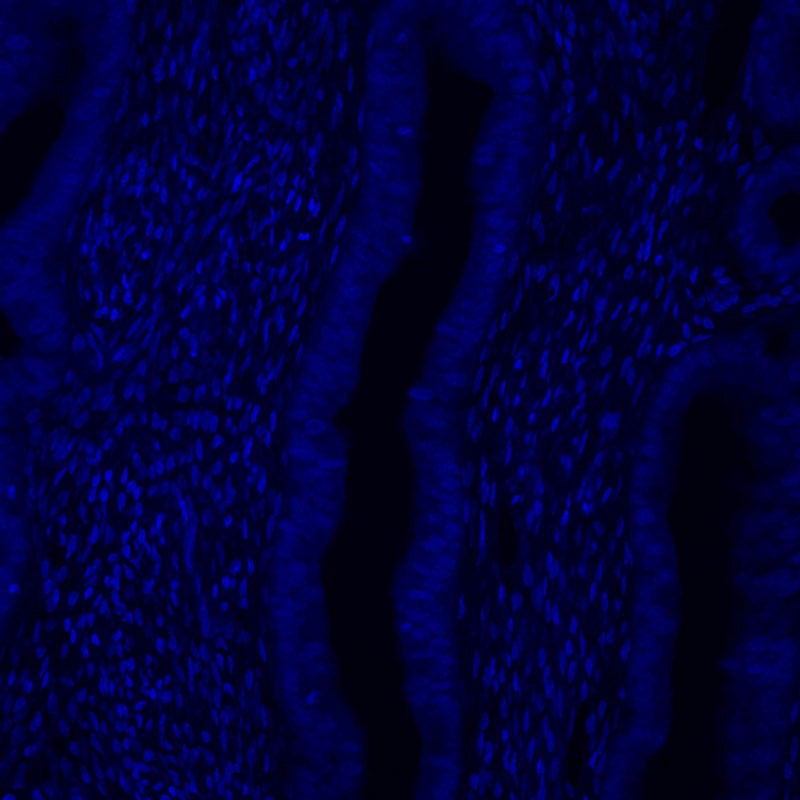
#> input picture dataset/tissue/1.jpg, 1600 x 1600 px (shown at 1/2 size)
$ python Tissue.py
#> lines starting #> are read from the running program, lines starting #| are printed output that depends on the picture
### utils/dataset.py
import csv
import numpy

import numpy as np
import os

import cv2


def readGlands(filesList, datasetPath: str):
#> called with datasetPath = '../dataset/tissue/'
    glandsList = []
    imageNameList = []

    # generate samples
    for fileName in filesList:
        img = cv2.imread(os.path.join(datasetPath, fileName))
#> img is the input picture: shape (1600, 1600, 3); mean B, G, R 56.1, 0.5, 0.6
        try:
            img = cv2.resize(img, (800, 800))
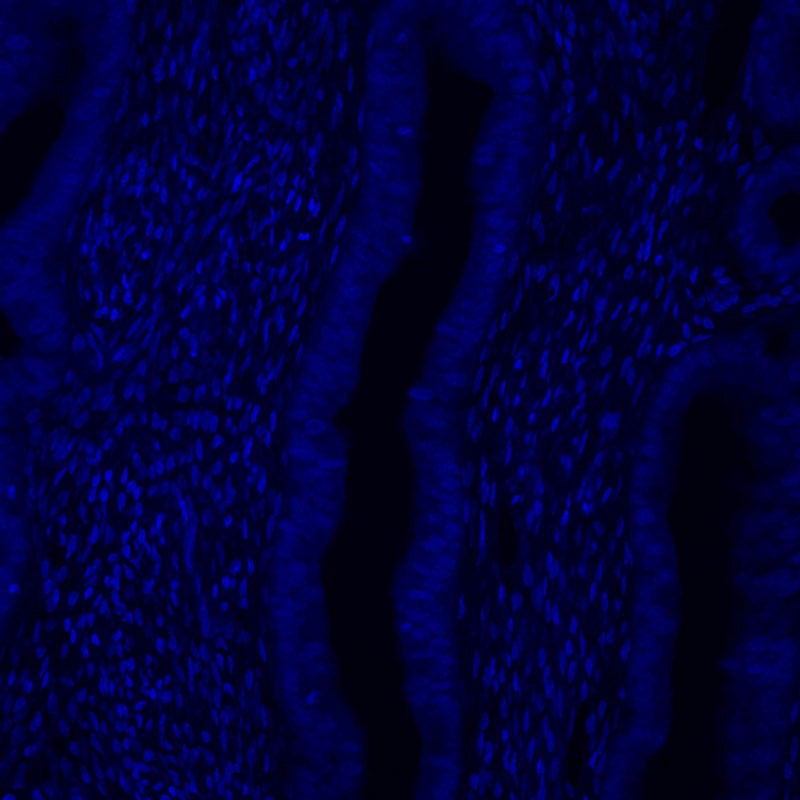
#> img: shape (800, 800, 3); mean B, G, R 56.2, 0.5, 0.7
        except:
            print(fileName, "fail")
            pass

        if img is None:
            continue

        imageNameList += [fileName]

        glands = []

#> (the run stopped early here; a loop or call above may not have finished)

$ run again, with dataset/cells/1 (20).jpg copied over dataset/tissue/1.jpg
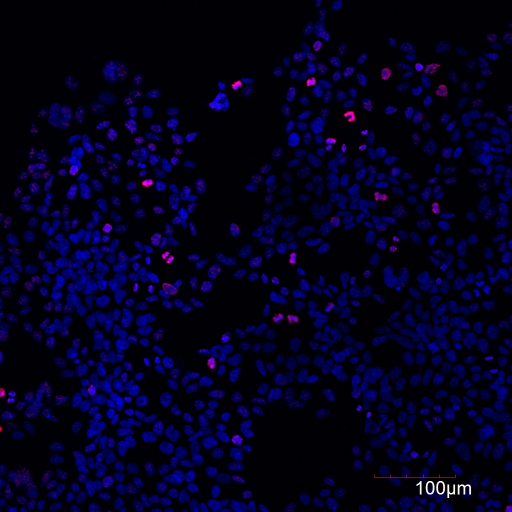
#> input picture dataset/cells/1 (20).jpg, 1024 x 1024 px (shown at 1/2 size)
#> in readGlands, img is the input picture: shape (1024, 1024, 3); mean B, G, R 30.3, 0.6, 2.7
#> in readGlands, `img = cv2.resize(img, (800, 800))`:
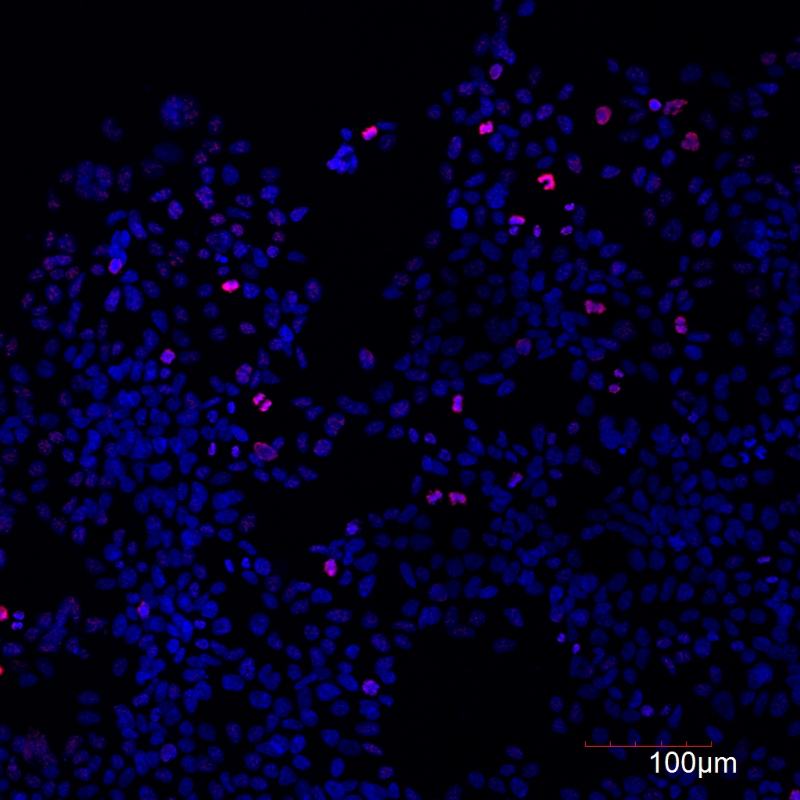
#> img: shape (800, 800, 3); mean B, G, R 30.2, 0.6, 2.7

$ run again, with dataset/cells/1 (21).jpg copied over dataset/tissue/1.jpg
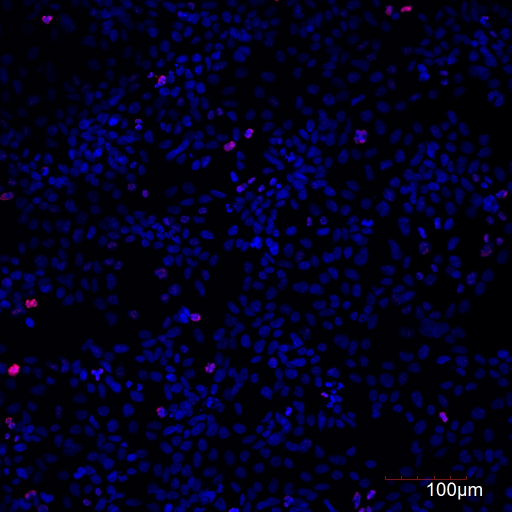
#> input picture dataset/cells/1 (21).jpg, 1024 x 1024 px (shown at 1/2 size)
#> in readGlands, img is the input picture: shape (1024, 1024, 3); mean B, G, R 31.2, 0.6, 1.6
#> in readGlands, `img = cv2.resize(img, (800, 800))`:
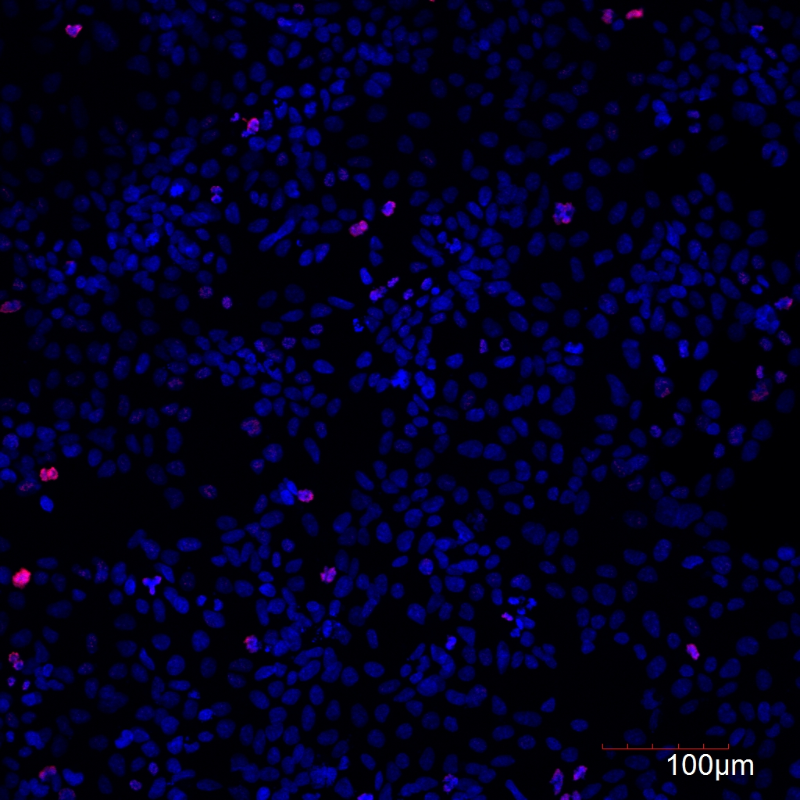
#> img: shape (800, 800, 3); mean B, G, R 31.1, 0.5, 1.5

$ run again, with dataset/cells/1 (22).jpg copied over dataset/tissue/1.jpg
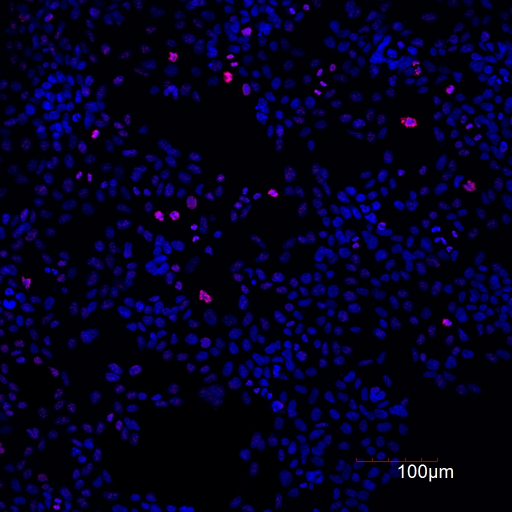
#> input picture dataset/cells/1 (22).jpg, 1024 x 1024 px (shown at 1/2 size)
#> in readGlands, img is the input picture: shape (1024, 1024, 3); mean B, G, R 31.1, 0.6, 3
#> in readGlands, `img = cv2.resize(img, (800, 800))`:
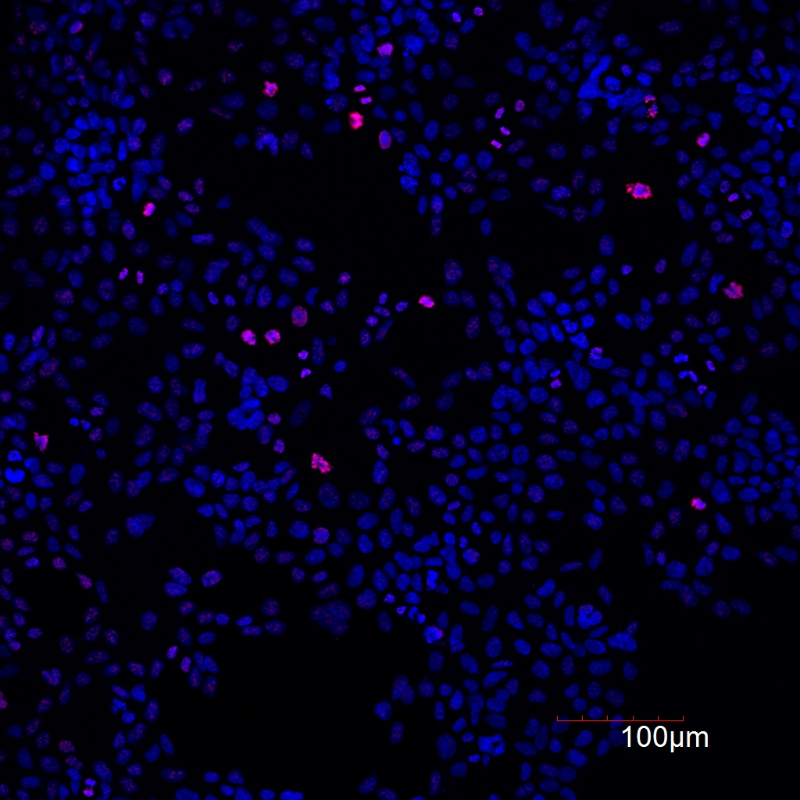
#> img: shape (800, 800, 3); mean B, G, R 31, 0.6, 2.9
